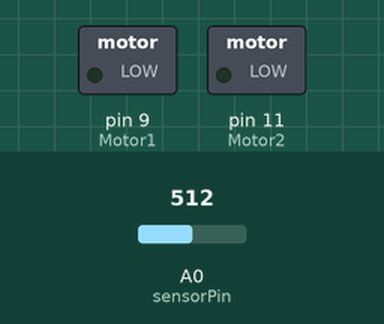
The sketch below on a simulated Arduino Uno, built with avr-gcc and run on an emulated ATmega328P. Shown: switched loads named in the sketch (green lamp = pin HIGH). Inputs (shaded band) come from the test bench; at power-on: A0 (sensorPin) = 512. What the sketch prints to the serial monitor is not drawn.

Above: at 1.2 s.
1.3 s: A0 (sensorPin) set to 245
Timing chart, 0 to 4.3 s (numbered marks = the images above; inputs shaded):
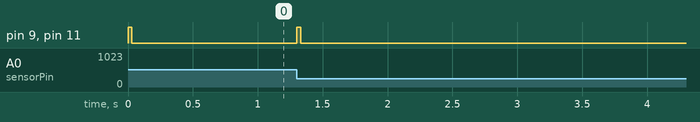

The sketch:

Bracelet_code.ino
```cpp
int sensorValue = 0;  // variable to store the value coming from the sensor
float ambientSound = 326;
int PwmMotor1 = 0;  //Pwm value output to motors
int PwmMotor2 = 0;
int rangeDiff = 0;  //Difference between the ambient sound and the sensor sound measure
int countAverageLoop = 0;  //How many interactions to calculate the average of the sound measure
int averageMeasure = 0;  // Sum of the sound measures in an interval


int Motor1 = 9;      //Pin to motor (doesn't care what motor)
int Motor2 = 11;     //Pin to another motor
int sensorPin = A0;  //Analog input from sensor

void setup() {
  Serial.begin(9600);
}

void loop() {
  // read the value from the sensor
  sensorValue = analogRead(sensorPin);

  //Serial.println(sensorValue);

  delay(1);

  //apply a filter on the ambient sound
  ambientSound = ambientSound*0.8 + sensorValue*0.2;

  //make the difference between the ambient sound and the sensor measure
  rangeDiff = abs(sensorValue - ambientSound);

  //Gain apply to motor
  PwmMotor1 = rangeDiff*20 + 0;

  //Saturator
  if (PwmMotor1 > 255)
  {
    PwmMotor1 = 255;
  }

  PwmMotor2 = PwmMotor1;

  //Write on the motors using PWM
  analogWrite(Motor1, PwmMotor1);
  analogWrite(Motor2, PwmMotor2);

  //make the average of the sensors value
  //this part is for the control of the intensity of sound
  //and help the system to use a good range measurament
  //the numbers are used on the processing software
  if (countAverageLoop >= 1000)
  {

    if (averageMeasure/countAverageLoop > 25)
    {
    //  Serial.println("POR FAVOR | DIMINUA O VOLUME | MANTENHA DISTÂNCIA DA ORIGEM DO SOM");
        Serial.println("1");
    }
    else if (averageMeasure/countAverageLoop < 8 && averageMeasure/countAverageLoop > 0)
    {
    //  Serial.println("POR FAVOR | AUMENTE O VOLUME | APROXIME-SE DA DISTÂNCIA DA ORIGEM DO SOM");
        Serial.println("2");
    }
    else if (averageMeasure/countAverageLoop == 0)
    {
    //  Serial.println("SEM MÚSICA");
        Serial.println("3");
    }
    else
    {
    //  Serial.println("INTENSIDADE SONORA IDEAL");
        Serial.println("4");
    }

    countAverageLoop = 1;
    averageMeasure = 0;

  }
  else
  {
    countAverageLoop++;
    averageMeasure = abs(sensorValue - ambientSound) +  averageMeasure;
  }

}
```

Measured:
- after the input at 1.3 s, pin 9 (Motor1), pin 11 (Motor2): LOW → HIGH at once, → LOW 0.03 s later
